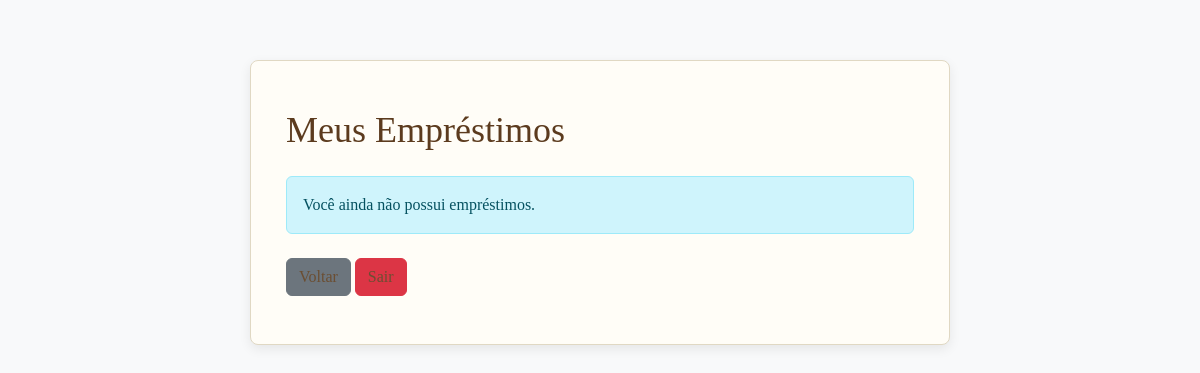
The app's page /solicitacoes.php (signed in), older data.
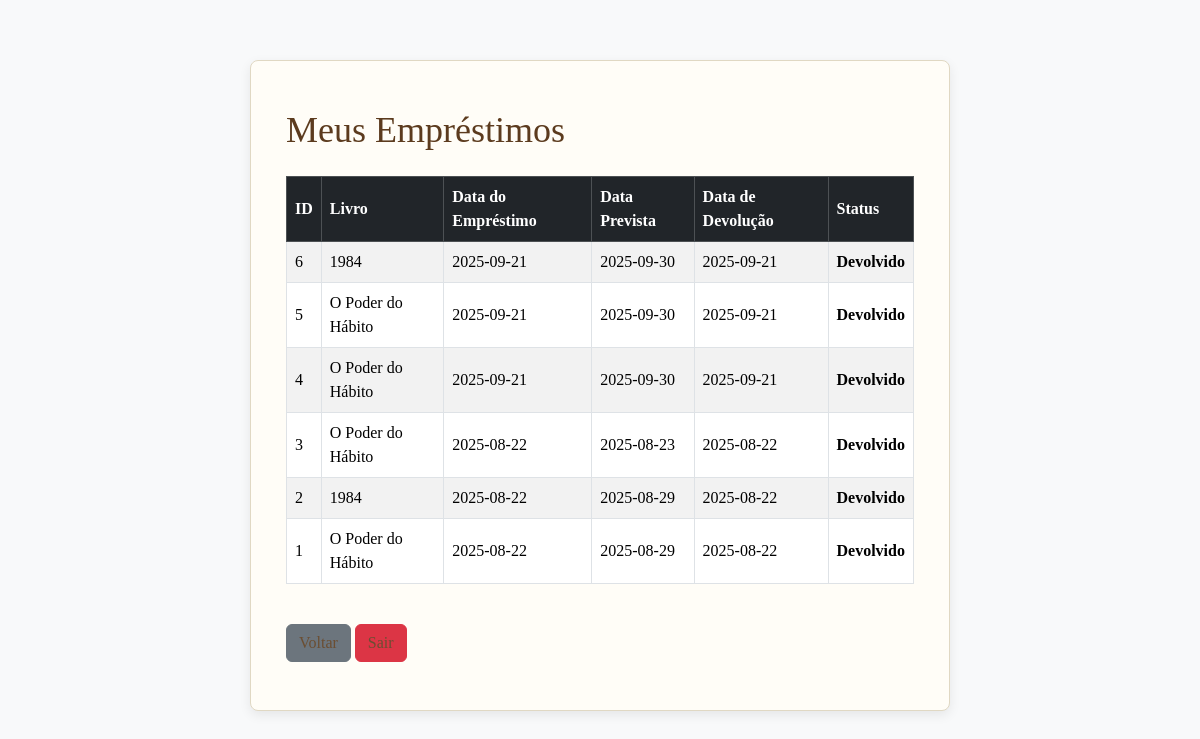
The same page, newer data.
### tables this page shows
CREATE TABLE `emprestimos` (
  `idEmprestimo` int(11) NOT NULL,
  `idFunc` int(11) DEFAULT NULL,
  `idLivro` int(11) NOT NULL,
  `data_emprestimo` date NOT NULL,
  `data_prevista` date DEFAULT NULL,
  `data_devolucao` date DEFAULT NULL,
  `status` enum('ativo','devolvido','atrasado','solicitado') DEFAULT 'ativo',
  `idCliente` int(11) NOT NULL
);

CREATE TABLE `livros` (
  `idLivro` int(11) NOT NULL,
  `titulo` varchar(255) NOT NULL,
  `sessao` varchar(30) NOT NULL,
  `autor` varchar(150) NOT NULL,
  `editora` varchar(100) DEFAULT NULL,
  `ano_publicacao` int(11) DEFAULT NULL,
  `quantidade` int(11) NOT NULL,
  `data_cadastro` timestamp NOT NULL DEFAULT current_timestamp()
);

### solicitacoes.php (the view, shortened to what this page needs)
<?php
require 'banco.php';
$idCliente = $_SESSION['idFunc'];
$connect->query("
    UPDATE emprestimos
    SET status = 'atrasado'
    WHERE status = 'ativo' AND data_prevista < CURDATE()
");
$stmt = mysqli_prepare($connect, "
    SELECT e.idEmprestimo, l.titulo, e.data_emprestimo, e.data_prevista, e.data_devolucao, e.status
    FROM emprestimos e
    JOIN livros l ON e.idLivro = l.idLivro
    WHERE e.idCliente = ?
    ORDER BY e.idEmprestimo DESC
");
mysqli_stmt_bind_param($stmt, "i", $idCliente);
mysqli_stmt_execute($stmt);
$result = mysqli_stmt_get_result($stmt);
$emprestimos = [];
while ($row = mysqli_fetch_assoc($result)) {
    $emprestimos[] = $row;
}
?>
<!DOCTYPE html>
<html lang="pt-BR">
<head>
    <link rel="stylesheet" href="css/bootstrap.min.css">
    <link rel="stylesheet" href="css/estilo.css">
</head>
<body class="bg-light">
<div class="container py-5">
    <h1 class="mb-4">Meus Empréstimos</h1>
    <?php if (count($emprestimos) === 0): ?>
        <div class="alert alert-info">Você ainda não possui empréstimos.</div>
    <?php else: ?>
        <div class="table-responsive">
            <table class="table table-bordered table-striped">
                <thead class="table-dark">
                    <tr>
                        <th>ID</th>
                        <th>Livro</th>
                        <th>Data do Empréstimo</th>
                        <th>Data Prevista</th>
                        <th>Data de Devolução</th>
                        <th>Status</th>
                    </tr>
                </thead>
                <tbody>
                    <?php foreach ($emprestimos as $e): ?>
                        <tr>
                            <td><?= $e['idEmprestimo'] ?></td>
                            <td><?= htmlspecialchars($e['titulo']) ?></td>
                            <td><?= $e['data_emprestimo'] ?></td>
                            <td><?= $e['data_prevista'] ?></td>
                            <td><?= $e['data_devolucao'] ?? '-' ?></td>
                            <td class="<?= 'status-' . $e['status'] ?>">
                                <?= ucfirst($e['status']) ?>
                            </td>
                        </tr>
                    <?php endforeach; ?>
                </tbody>
            </table>
        </div>
    <?php endif; ?>
    <div class="mt-4">
        <a href="indexcli.php" class="btn btn-secondary">Voltar</a>
        <a href="logout.php" class="btn btn-danger">Sair</a>
    </div>
</div>
</body>
</html>

Row changes from the older to the newer data that the page shows:
added emprestimos: idEmprestimo "6", idLivro.titulo "1984", data_emprestimo "2025-09-21", data_prevista "2025-09-30", data_devolucao "2025-09-21", status "Devolvido"
added emprestimos: idEmprestimo "5", idLivro.titulo "O Poder do Hábito", data_emprestimo "2025-09-21", data_prevista "2025-09-30", data_devolucao "2025-09-21", status "Devolvido"
added emprestimos: idEmprestimo "4", idLivro.titulo "O Poder do Hábito", data_emprestimo "2025-09-21", data_prevista "2025-09-30", data_devolucao "2025-09-21", status "Devolvido"
now on this page (row edited): emprestimos: idEmprestimo "3", idLivro.titulo "O Poder do Hábito", data_emprestimo "2025-08-22", data_prevista "2025-08-23", data_devolucao "2025-08-22", status "Devolvido"
now on this page (row edited): emprestimos: idEmprestimo "2", idLivro.titulo "1984", data_emprestimo "2025-08-22", data_prevista "2025-08-29", data_devolucao "2025-08-22", status "Devolvido"
now on this page (row edited): emprestimos: idEmprestimo "1", idLivro.titulo "O Poder do Hábito", data_emprestimo "2025-08-22", data_prevista "2025-08-29", data_devolucao "2025-08-22", status "Devolvido"
Text that changed along with them:
text no longer shown: "Você ainda não possui empréstimos."
text now shown: "ID Livro Data do Empréstimo Data Prevista Data de Devolução Status"
